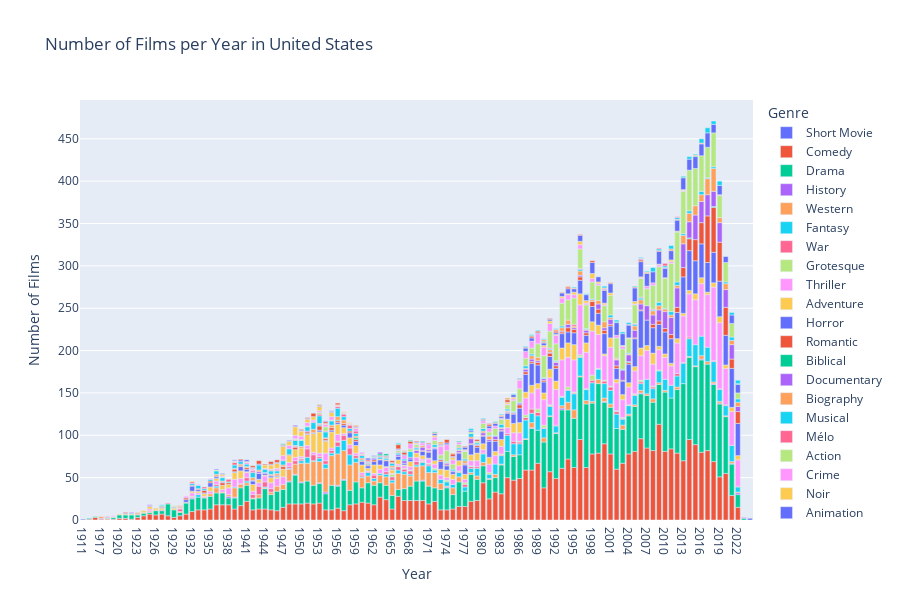

The notebook cell this image was saved under:
### Code cell
# Create the bar chart using Plotly Express
fig = px.bar(film_count_top_country, x='year', y='count', color='genre',labels={'count': 'Number of Films'},
        title=f'Number of Films per Year in {top_country}')
# Customize the layout
fig.update_layout(xaxis_title='Year', yaxis_title='Number of Films', xaxis=dict(type='category'),  # Use categorical x-axis for years
        showlegend=True, legend_title='Genre', height=600)
fig.show()

### Figure 1 — Plotly figure (JSON) as saved in the notebook; plotly's stock layout.template omitted (floating-point values rounded to 4 significant figures)
{"data": [{"alignmentgroup": "True", "hovertemplate": "genre=Short Movie<br>year=%{x}<br>Number of Films=%{y}<extra></extra>", "legendgroup": "Short Movie", "marker": {"color": "#636efa", "pattern": {"shape": ""}}, "name": "Short Movie", "offsetgroup": "Short Movie", "orientation": "v", "showlegend": true, "textposition": "auto", "type": "bar", "x": [1911], "xaxis": "x", "y": [1], "yaxis": "y"}, {"alignmentgroup": "True", "hovertemplate": "genre=Comedy<br>year=%{x}<br>Number of Films=%{y}<extra></extra>", "legendgroup": "Comedy", "marker": {"color": "#EF553B", "pattern": {"shape": ""}}, "name": "Comedy", "offsetgroup": "Comedy", "orientation": "v", "showlegend": true, "textposition": "auto", "type": "bar", "x": [1914, 1916, 1917, 1918, 1919, 1920, 1921, 1922, 1923, 1924, 1925, 1926, 1927, 1928, 1929, 1930, 1931, 1932, 1933, 1934, 1935, 1936, 1937, 1938, 1939, 1940, 1941, 1942, 1943, 1944, 1945, 1946, 1947, 1948, 1949, 1950, 1951, 1952, 1953, 1954, 1955, 1956, 1957, 1958, 1959, 1960, 1961, 1962, 1963, 1964, 1965, 1966, 1967, 1968, 1969, 1970, 1971, 1972, 1973, 1974, 1975, 1976, 1977, 1978, 1979, 1980, 1981, 1982, 1983, 1984, 1985, 1986, 1987, 1988, 1989, 1990, 1991, 1992, 1993, 1994, 1995, 1996, 1997, 1998, 1999, 2000, 2001, 2002, 2003, 2004, 2005, 2006, 2007, 2008, 2009, 2010, 2011, 2012, 2013, 2014, 2015, 2016, 2017, 2018, 2019, 2020, 2021, 2022], "xaxis": "x", "y": [1, 3, 1, 1, 1, 2, 2, 1, 3, 5, 7, 6, 7, 5, 3, 5, 7, 10, 12, 12, 13, 18, 18, 18, 13, 17, 22, 12, 13, 13, 12, 11, 15, 19, 19, 19, 20, 19, 20, 12, 12, 14, 11, 18, 19, 21, 20, 18, 27, 24, 13, 28, 23, 23, 23, 23, 19, 22, 12, 12, 13, 16, 16, 22, 23, 44, 25, 33, 31, 50, 47, 49, 59, 59, 67, 38, 57, 49, 61, 72, 62, 95, 62, 78, 79, 90, 78, 60, 67, 78, 81, 96, 85, 82, 113, 81, 84, 79, 70, 95, 89, 80, 82, 69, 51, 55, 29, 15], "yaxis": "y"}, {"alignmentgroup": "True", "hovertemplate": "genre=Drama<br>year=%{x}<br>Number of Films=%{y}<extra></extra>", "legendgroup": "Drama", "marker": {"color": "#00cc96", "pattern": {"shape": ""}}, "name": "Drama", "offsetgroup": "Drama", "orientation": "v", "showlegend": true, "textposition": "auto", "type": "bar", "x": [1914, 1915, 1916, 1919, 1920, 1921, 1922, 1923, 1924, 1925, 1926, 1927, 1928, 1929, 1930, 1931, 1932, 1933, 1934, 1935, 1936, 1937, 1938, 1939, 1940, 1941, 1942, 1943, 1944, 1945, 1946, 1947, 1948, 1949, 1950, 1951, 1952, 1953, 1954, 1955, 1956, 1957, 1958, 1959, 1960, 1961, 1962, 1963, 1964, 1965, 1966, 1967, 1968, 1969, 1970, 1971, 1972, 1973, 1974, 1975, 1976, 1977, 1978, 1979, 1980, 1981, 1982, 1983, 1984, 1985, 1986, 1987, 1988, 1989, 1990, 1991, 1992, 1993, 1994, 1995, 1996, 1997, 1998, 1999, 2000, 2001, 2002, 2003, 2004, 2005, 2006, 2007, 2008, 2009, 2010, 2011, 2012, 2013, 2014, 2015, 2016, 2017, 2018, 2019, 2020, 2021, 2022], "xaxis": "x", "y": [1, 2, 1, 2, 4, 4, 5, 3, 3, 2, 5, 4, 14, 9, 4, 13, 15, 15, 14, 15, 14, 14, 8, 13, 21, 19, 13, 13, 24, 18, 23, 21, 26, 34, 25, 26, 22, 23, 19, 29, 26, 36, 17, 26, 17, 24, 23, 17, 17, 16, 8, 14, 17, 23, 23, 21, 16, 24, 26, 17, 29, 18, 32, 25, 20, 23, 17, 34, 31, 28, 28, 36, 49, 39, 54, 65, 53, 69, 58, 58, 74, 75, 60, 82, 49, 55, 48, 40, 45, 53, 53, 62, 57, 47, 70, 60, 75, 91, 97, 92, 109, 102, 91, 86, 67, 37, 15], "yaxis": "y"}, {"alignmentgroup": "True", "hovertemplate": "genre=History<br>year=%{x}<br>Number of Films=%{y}<extra></extra>", "legendgroup": "History", "marker": {"color": "#ab63fa", "pattern": {"shape": ""}}, "name": "History", "offsetgroup": "History", "orientation": "v", "showlegend": true, "textposition": "auto", "type": "bar", "x": [1915, 1917, 1932, 1938, 1939, 1948, 1949, 1950, 1953, 1954, 1956, 1957, 1970, 1974, 1988, 1993, 2000, 2006, 2016, 2018, 2019, 2021, 2022], "xaxis": "x", "y": [1, 1, 1, 2, 1, 1, 1, 1, 1, 2, 1, 1, 1, 1, 1, 2, 1, 1, 1, 1, 1, 1, 2], "yaxis": "y"}, {"alignmentgroup": "True", "hovertemplate": "genre=Western<br>year=%{x}<br>Number of Films=%{y}<extra></extra>", "legendgroup": "Western", "marker": {"color": "#FFA15A", "pattern": {"shape": ""}}, "name": "Western", "offsetgroup": "Western", "orientation": "v", "showlegend": true, "textposition": "auto", "type": "bar", "x": [1917, 1918, 1923, 1924, 1925, 1926, 1930, 1931, 1935, 1936, 1937, 1938, 1939, 1940, 1941, 1942, 1943, 1944, 1945, 1946, 1947, 1948, 1949, 1950, 1951, 1952, 1953, 1954, 1955, 1956, 1957, 1958, 1959, 1960, 1961, 1962, 1963, 1964, 1965, 1966, 1967, 1968, 1969, 1970, 1971, 1972, 1973, 1974, 1975, 1976, 1978, 1979, 1980, 1981, 1982, 1983, 1985, 1987, 1988, 1990, 1991, 1992, 1993, 1994, 1995, 1996, 1997, 1998, 1999, 2000, 2001, 2003, 2004, 2005, 2006, 2007, 2008, 2009, 2010, 2012, 2014, 2015, 2016, 2017, 2018, 2019, 2020, 2021, 2022], "xaxis": "x", "y": [2, 1, 1, 1, 1, 1, 1, 1, 3, 6, 1, 2, 11, 4, 3, 1, 4, 1, 3, 6, 6, 14, 12, 22, 21, 28, 25, 28, 35, 37, 34, 30, 23, 12, 8, 5, 9, 10, 15, 19, 17, 12, 17, 17, 16, 18, 7, 1, 8, 6, 2, 4, 4, 1, 4, 1, 2, 1, 6, 5, 1, 1, 3, 9, 10, 1, 4, 2, 5, 4, 4, 5, 2, 2, 3, 2, 4, 2, 2, 3, 1, 1, 4, 3, 2, 2, 1, 2, 1], "yaxis": "y"}, {"alignmentgroup": "True", "hovertemplate": "genre=Fantasy<br>year=%{x}<br>Number of Films=%{y}<extra></extra>", "legendgroup": "Fantasy", "marker": {"color": "#19d3f3", "pattern": {"shape": ""}}, "name": "Fantasy", "offsetgroup": "Fantasy", "orientation": "v", "showlegend": true, "textposition": "auto", "type": "bar", "x": [1918, 1933, 1936, 1939, 1941, 1944, 1948, 1950, 1951, 1952, 1953, 1954, 1955, 1956, 1957, 1958, 1959, 1960, 1961, 1962, 1963, 1964, 1965, 1966, 1967, 1968, 1969, 1970, 1971, 1972, 1973, 1974, 1975, 1976, 1977, 1978, 1979, 1980, 1981, 1982, 1983, 1984, 1985, 1986, 1987, 1988, 1989, 1990, 1991, 1992, 1993, 1994, 1995, 1996, 1997, 1998, 1999, 2000, 2001, 2002, 2003, 2004, 2005, 2006, 2007, 2008, 2009, 2010, 2011, 2012, 2013, 2014, 2015, 2016, 2017, 2018, 2019, 2020, 2021, 2022], "xaxis": "x", "y": [1, 3, 2, 1, 2, 1, 1, 3, 7, 1, 4, 5, 3, 9, 12, 12, 5, 1, 4, 3, 2, 3, 3, 4, 3, 2, 2, 4, 8, 3, 5, 5, 4, 5, 5, 5, 9, 10, 5, 12, 10, 19, 13, 13, 22, 11, 17, 11, 11, 8, 10, 14, 19, 22, 13, 22, 12, 17, 16, 17, 7, 10, 11, 8, 17, 12, 14, 13, 15, 13, 24, 21, 25, 23, 17, 24, 14, 12, 19, 6], "yaxis": "y"}, {"alignmentgroup": "True", "hovertemplate": "genre=War<br>year=%{x}<br>Number of Films=%{y}<extra></extra>", "legendgroup": "War", "marker": {"color": "#FF6692", "pattern": {"shape": ""}}, "name": "War", "offsetgroup": "War", "orientation": "v", "showlegend": true, "textposition": "auto", "type": "bar", "x": [1918, 1925, 1927, 1930, 1932, 1934, 1936, 1940, 1941, 1942, 1943, 1944, 1945, 1948, 1949, 1950, 1951, 1952, 1953, 1954, 1955, 1956, 1957, 1958, 1959, 1960, 1961, 1962, 1964, 1965, 1966, 1967, 1968, 1969, 1970, 1971, 1976, 1977, 1978, 1979, 1980, 1983, 1984, 1985, 1986, 1987, 1988, 1989, 1990, 1991, 1992, 1994, 1995, 1996, 1998, 2000, 2001, 2002, 2003, 2005, 2006, 2008, 2012, 2013, 2014, 2018, 2019, 2020, 2022], "xaxis": "x", "y": [1, 1, 1, 3, 1, 1, 2, 1, 4, 4, 10, 6, 4, 2, 4, 2, 10, 7, 2, 4, 3, 5, 6, 8, 3, 2, 1, 4, 3, 4, 4, 3, 4, 4, 1, 2, 1, 3, 2, 2, 1, 1, 2, 3, 2, 3, 5, 4, 1, 1, 1, 1, 1, 1, 3, 3, 4, 3, 1, 1, 2, 2, 3, 1, 2, 1, 1, 1, 1], "yaxis": "y"}, {"alignmentgroup": "True", "hovertemplate": "genre=Grotesque<br>year=%{x}<br>Number of Films=%{y}<extra></extra>", "legendgroup": "Grotesque", "marker": {"color": "#B6E880", "pattern": {"shape": ""}}, "name": "Grotesque", "offsetgroup": "Grotesque", "orientation": "v", "showlegend": true, "textposition": "auto", "type": "bar", "x": [1919, 1932, 1950, 1956, 1965, 1966, 1967, 1968, 1970, 1971, 1972, 1974, 1976, 1977, 1978, 1981, 1983, 1986, 1987, 1989, 1990, 1991, 1993, 1994, 1995, 1996, 1997, 1998, 1999, 2000, 2001, 2002, 2003, 2004, 2005, 2006, 2008, 2009], "xaxis": "x", "y": [1, 1, 1, 1, 3, 1, 1, 1, 1, 1, 2, 2, 1, 2, 1, 2, 1, 1, 3, 4, 3, 1, 1, 3, 1, 2, 1, 6, 1, 1, 1, 1, 1, 1, 1, 2, 1, 1], "yaxis": "y"}, {"alignmentgroup": "True", "hovertemplate": "genre=Thriller<br>year=%{x}<br>Number of Films=%{y}<extra></extra>", "legendgroup": "Thriller", "marker": {"color": "#FF97FF", "pattern": {"shape": ""}}, "name": "Thriller", "offsetgroup": "Thriller", "orientation": "v", "showlegend": true, "textposition": "auto", "type": "bar", "x": [1919, 1925, 1930, 1932, 1933, 1934, 1935, 1936, 1937, 1938, 1939, 1940, 1941, 1942, 1943, 1944, 1945, 1946, 1947, 1948, 1949, 1950, 1951, 1952, 1953, 1954, 1955, 1956, 1957, 1958, 1959, 1960, 1961, 1962, 1963, 1964, 1965, 1966, 1967, 1968, 1969, 1970, 1971, 1972, 1973, 1974, 1975, 1976, 1977, 1978, 1979, 1980, 1981, 1982, 1983, 1984, 1985, 1986, 1987, 1988, 1989, 1990, 1991, 1992, 1993, 1994, 1995, 1996, 1997, 1998, 1999, 2000, 2001, 2002, 2003, 2004, 2005, 2006, 2007, 2008, 2009, 2010, 2011, 2012, 2013, 2014, 2015, 2016, 2017, 2018, 2019, 2020, 2021, 2022], "xaxis": "x", "y": [1, 2, 1, 4, 2, 1, 3, 4, 3, 8, 9, 6, 6, 4, 4, 7, 7, 9, 9, 5, 4, 2, 4, 3, 4, 9, 3, 8, 2, 4, 3, 3, 1, 2, 5, 5, 1, 2, 3, 4, 5, 2, 5, 5, 5, 3, 6, 6, 4, 6, 7, 4, 10, 10, 9, 7, 10, 10, 20, 19, 24, 30, 32, 42, 43, 35, 38, 59, 43, 52, 40, 29, 46, 33, 21, 21, 27, 29, 34, 26, 24, 26, 23, 36, 55, 51, 53, 62, 62, 87, 78, 43, 40, 31], "yaxis": "y"}, {"alignmentgroup": "True", "hovertemplate": "genre=Adventure<br>year=%{x}<br>Number of Films=%{y}<extra></extra>", "legendgroup": "Adventure", "marker": {"color": "#FECB52", "pattern": {"shape": ""}}, "name": "Adventure", "offsetgroup": "Adventure", "orientation": "v", "showlegend": true, "textposition": "auto", "type": "bar", "x": [1920, 1921, 1922, 1924, 1925, 1926, 1927, 1929, 1930, 1932, 1933, 1934, 1935, 1936, 1937, 1938, 1939, 1940, 1941, 1942, 1943, 1944, 1945, 1946, 1947, 1948, 1949, 1950, 1951, 1952, 1953, 1954, 1955, 1956, 1957, 1958, 1959, 1960, 1961, 1962, 1963, 1964, 1965, 1966, 1967, 1968, 1969, 1970, 1971, 1972, 1973, 1974, 1975, 1976, 1977, 1978, 1979, 1980, 1981, 1982, 1983, 1984, 1985, 1986, 1987, 1988, 1989, 1990, 1991, 1992, 1993, 1994, 1995, 1996, 1997, 1998, 1999, 2000, 2001, 2002, 2003, 2004, 2005, 2006, 2007, 2008, 2009, 2010, 2011, 2012, 2013, 2014, 2015, 2016, 2017, 2018, 2019, 2020, 2021, 2022], "xaxis": "x", "y": [1, 1, 1, 2, 3, 2, 2, 2, 1, 2, 2, 3, 5, 3, 5, 4, 8, 9, 1, 8, 4, 1, 6, 2, 9, 8, 9, 10, 13, 22, 25, 14, 19, 12, 7, 8, 9, 9, 3, 10, 5, 1, 4, 5, 1, 6, 5, 4, 1, 4, 7, 9, 6, 6, 6, 7, 9, 7, 8, 5, 8, 10, 11, 12, 7, 9, 6, 8, 10, 10, 14, 17, 18, 13, 11, 11, 11, 2, 11, 4, 6, 5, 5, 9, 6, 13, 4, 4, 3, 5, 3, 4, 7, 7, 3, 5, 7, 4, 5, 5], "yaxis": "y"}, {"alignmentgroup": "True", "hovertemplate": "genre=Horror<br>year=%{x}<br>Number of Films=%{y}<extra></extra>", "legendgroup": "Horror", "marker": {"color": "#636efa", "pattern": {"shape": ""}}, "name": "Horror", "offsetgroup": "Horror", "orientation": "v", "showlegend": true, "textposition": "auto", "type": "bar", "x": [1921, 1925, 1927, 1931, 1932, 1933, 1934, 1935, 1936, 1939, 1940, 1941, 1942, 1943, 1944, 1945, 1946, 1951, 1952, 1953, 1954, 1955, 1956, 1957, 1958, 1959, 1960, 1961, 1962, 1963, 1964, 1965, 1966, 1967, 1968, 1970, 1971, 1972, 1973, 1974, 1975, 1976, 1977, 1978, 1979, 1980, 1981, 1982, 1983, 1984, 1985, 1986, 1987, 1988, 1989, 1990, 1991, 1992, 1993, 1994, 1995, 1996, 1997, 1998, 1999, 2000, 2001, 2002, 2003, 2004, 2005, 2006, 2007, 2008, 2009, 2010, 2011, 2012, 2013, 2014, 2015, 2016, 2017, 2018, 2019, 2020, 2021, 2022, 2023], "xaxis": "x", "y": [1, 1, 1, 3, 6, 2, 1, 5, 2, 1, 5, 3, 4, 7, 2, 2, 1, 1, 1, 2, 1, 2, 2, 3, 6, 5, 4, 3, 4, 6, 7, 1, 4, 2, 3, 5, 7, 14, 9, 5, 3, 9, 11, 12, 7, 9, 19, 12, 10, 7, 11, 17, 21, 26, 22, 13, 15, 15, 17, 13, 14, 16, 9, 18, 14, 24, 14, 13, 16, 22, 33, 44, 30, 30, 26, 26, 29, 31, 43, 47, 39, 40, 35, 36, 42, 35, 46, 38, 2], "yaxis": "y"}, {"alignmentgroup": "True", "hovertemplate": "genre=Romantic<br>year=%{x}<br>Number of Films=%{y}<extra></extra>", "legendgroup": "Romantic", "marker": {"color": "#EF553B", "pattern": {"shape": ""}}, "name": "Romantic", "offsetgroup": "Romantic", "orientation": "v", "showlegend": true, "textposition": "auto", "type": "bar", "x": [1921, 1923, 1927, 1930, 1931, 1932, 1933, 1934, 1935, 1936, 1937, 1938, 1939, 1940, 1941, 1945, 1946, 1947, 1948, 1949, 1951, 1953, 1954, 1955, 1956, 1957, 1958, 1959, 1960, 1961, 1962, 1965, 1970, 1971, 1973, 1974, 1976, 1977, 1978, 1979, 1980, 1982, 1983, 1984, 1985, 1986, 1987, 1988, 1989, 1990, 1991, 1992, 1993, 1994, 1995, 1996, 1997, 1998, 1999, 2000, 2001, 2002, 2003, 2004, 2005, 2006, 2008, 2009, 2010, 2011, 2012, 2013, 2014, 2015, 2016, 2017, 2018, 2019, 2020, 2021, 2022], "xaxis": "x", "y": [1, 1, 1, 1, 2, 1, 1, 3, 2, 1, 3, 2, 3, 1, 2, 1, 1, 3, 1, 3, 2, 5, 2, 3, 2, 2, 2, 2, 1, 1, 2, 1, 1, 1, 2, 1, 1, 1, 1, 2, 1, 2, 1, 1, 1, 4, 3, 2, 3, 2, 4, 3, 2, 5, 4, 4, 3, 6, 5, 4, 2, 3, 1, 2, 1, 1, 4, 4, 4, 5, 6, 11, 14, 25, 25, 55, 53, 46, 33, 11, 14], "yaxis": "y"}, {"alignmentgroup": "True", "hovertemplate": "genre=Biblical<br>year=%{x}<br>Number of Films=%{y}<extra></extra>", "legendgroup": "Biblical", "marker": {"color": "#00cc96", "pattern": {"shape": ""}}, "name": "Biblical", "offsetgroup": "Biblical", "orientation": "v", "showlegend": true, "textposition": "auto", "type": "bar", "x": [1922, 1927, 1953, 1956, 1959, 1960, 1961, 1965, 2004, 2014, 2018], "xaxis": "x", "y": [1, 1, 1, 1, 2, 1, 1, 1, 1, 1, 1], "yaxis": "y"}, {"alignmentgroup": "True", "hovertemplate": "genre=Documentary<br>year=%{x}<br>Number of Films=%{y}<extra></extra>", "legendgroup": "Documentary", "marker": {"color": "#ab63fa", "pattern": {"shape": ""}}, "name": "Documentary", "offsetgroup": "Documentary", "orientation": "v", "showlegend": true, "textposition": "auto", "type": "bar", "x": [1922, 1925, 1937, 1942, 1943, 1944, 1949, 1951, 1953, 1961, 1962, 1966, 1967, 1968, 1969, 1970, 1971, 1972, 1974, 1975, 1976, 1977, 1978, 1979, 1980, 1981, 1982, 1983, 1984, 1985, 1986, 1987, 1988, 1989, 1990, 1991, 1992, 1993, 1994, 1995, 1996, 1997, 1999, 2000, 2001, 2002, 2003, 2004, 2005, 2006, 2007, 2008, 2009, 2010, 2011, 2012, 2013, 2014, 2015, 2016, 2017, 2018, 2019, 2020, 2021, 2022], "xaxis": "x", "y": [1, 1, 1, 1, 2, 1, 1, 1, 1, 1, 2, 2, 3, 2, 3, 4, 2, 1, 2, 1, 2, 1, 6, 1, 3, 2, 4, 2, 1, 1, 2, 3, 3, 2, 2, 1, 4, 1, 4, 2, 2, 3, 6, 3, 6, 7, 12, 8, 9, 7, 17, 11, 13, 20, 20, 23, 28, 19, 29, 25, 25, 18, 23, 21, 17, 6], "yaxis": "y"}, {"alignmentgroup": "True", "hovertemplate": "genre=Biography<br>year=%{x}<br>Number of Films=%{y}<extra></extra>", "legendgroup": "Biography", "marker": {"color": "#FFA15A", "pattern": {"shape": ""}}, "name": "Biography", "offsetgroup": "Biography", "orientation": "v", "showlegend": true, "textposition": "auto", "type": "bar", "x": [1923, 1930, 1936, 1937, 1939, 1940, 1941, 1942, 1943, 1945, 1946, 1947, 1949, 1950, 1952, 1953, 1954, 1955, 1956, 1957, 1959, 1960, 1961, 1963, 1964, 1965, 1969, 1970, 1971, 1972, 1974, 1976, 1977, 1978, 1980, 1981, 1983, 1984, 1987, 1988, 1989, 1991, 1992, 1993, 1994, 1995, 1996, 1997, 1998, 1999, 2000, 2001, 2002, 2004, 2005, 2006, 2008, 2009, 2010, 2011, 2012, 2013, 2014, 2015, 2016, 2017, 2018, 2019, 2020, 2021, 2022], "xaxis": "x", "y": [1, 1, 2, 1, 1, 2, 1, 3, 2, 1, 2, 2, 1, 2, 4, 1, 1, 3, 4, 4, 2, 2, 1, 1, 1, 2, 1, 2, 1, 1, 1, 1, 3, 2, 2, 4, 1, 1, 1, 4, 4, 3, 1, 4, 5, 2, 5, 1, 2, 4, 7, 2, 1, 1, 5, 5, 5, 5, 3, 3, 3, 10, 10, 11, 8, 19, 27, 6, 7, 5, 5], "yaxis": "y"}, {"alignmentgroup": "True", "hovertemplate": "genre=Musical<br>year=%{x}<br>Number of Films=%{y}<extra></extra>", "legendgroup": "Musical", "marker": {"color": "#19d3f3", "pattern": {"shape": ""}}, "name": "Musical", "offsetgroup": "Musical", "orientation": "v", "showlegend": true, "textposition": "auto", "type": "bar", "x": [1927, 1929, 1932, 1933, 1934, 1935, 1936, 1937, 1938, 1939, 1940, 1941, 1942, 1943, 1944, 1945, 1946, 1947, 1948, 1949, 1950, 1951, 1952, 1953, 1954, 1955, 1956, 1957, 1958, 1959, 1960, 1961, 1962, 1963, 1964, 1965, 1966, 1967, 1968, 1969, 1972, 1973, 1974, 1975, 1976, 1977, 1978, 1979, 1980, 1981, 1982, 1983, 1984, 1985, 1986, 1987, 1988, 1990, 1991, 1992, 1993, 1996, 1997, 1998, 2001, 2003, 2004, 2005, 2006, 2008, 2009, 2010, 2011, 2012, 2013, 2014, 2016, 2017, 2018, 2020, 2021, 2022], "xaxis": "x", "y": [1, 1, 2, 4, 2, 2, 4, 4, 1, 4, 3, 3, 6, 6, 4, 4, 3, 5, 7, 6, 7, 5, 8, 9, 7, 5, 10, 4, 3, 3, 3, 1, 1, 2, 2, 3, 2, 2, 7, 2, 3, 1, 1, 2, 2, 2, 4, 2, 3, 1, 1, 4, 2, 1, 1, 3, 2, 1, 1, 1, 2, 2, 1, 1, 3, 1, 1, 2, 2, 1, 4, 1, 4, 4, 2, 3, 4, 1, 2, 2, 4, 4], "yaxis": "y"}, {"alignmentgroup": "True", "hovertemplate": "genre=Mélo<br>year=%{x}<br>Number of Films=%{y}<extra></extra>", "legendgroup": "Mélo", "marker": {"color": "#FF6692", "pattern": {"shape": ""}}, "name": "Mélo", "offsetgroup": "Mélo", "orientation": "v", "showlegend": true, "textposition": "auto", "type": "bar", "x": [1928, 1929, 1932, 1934, 1938, 1939, 1942, 1945, 1946, 1947, 1949, 1952, 1953, 1954, 1956, 1957, 1958, 1959, 1960, 1961, 1965, 1966, 1969, 1976, 1991, 1995, 1996, 2002, 2005, 2006, 2008], "xaxis": "x", "y": [1, 1, 2, 2, 3, 3, 2, 1, 1, 1, 1, 1, 2, 1, 2, 3, 4, 3, 1, 2, 1, 1, 1, 1, 1, 2, 1, 1, 1, 1, 1], "yaxis": "y"}, {"alignmentgroup": "True", "hovertemplate": "genre=Action<br>year=%{x}<br>Number of Films=%{y}<extra></extra>", "legendgroup": "Action", "marker": {"color": "#B6E880", "pattern": {"shape": ""}}, "name": "Action", "offsetgroup": "Action", "orientation": "v", "showlegend": true, "textposition": "auto", "type": "bar", "x": [1929, 1936, 1937, 1939, 1949, 1950, 1951, 1953, 1954, 1955, 1957, 1958, 1960, 1962, 1966, 1968, 1969, 1972, 1973, 1974, 1975, 1976, 1977, 1978, 1979, 1980, 1981, 1982, 1983, 1984, 1985, 1986, 1987, 1988, 1989, 1990, 1991, 1992, 1993, 1994, 1995, 1996, 1997, 1998, 1999, 2000, 2001, 2002, 2003, 2004, 2005, 2006, 2007, 2008, 2009, 2010, 2011, 2012, 2013, 2014, 2015, 2016, 2017, 2018, 2019, 2020, 2021, 2022], "xaxis": "x", "y": [1, 1, 1, 1, 1, 1, 1, 2, 5, 1, 1, 1, 1, 1, 2, 3, 3, 5, 5, 13, 6, 3, 9, 2, 2, 6, 4, 8, 6, 5, 13, 16, 9, 7, 16, 26, 20, 20, 27, 24, 31, 23, 28, 20, 18, 19, 23, 24, 24, 17, 22, 22, 20, 28, 42, 35, 57, 59, 50, 48, 44, 42, 36, 40, 26, 23, 16, 7], "yaxis": "y"}, {"alignmentgroup": "True", "hovertemplate": "genre=Crime<br>year=%{x}<br>Number of Films=%{y}<extra></extra>", "legendgroup": "Crime", "marker": {"color": "#FF97FF", "pattern": {"shape": ""}}, "name": "Crime", "offsetgroup": "Crime", "orientation": "v", "showlegend": true, "textposition": "auto", "type": "bar", "x": [1931, 1933, 1935, 1937, 1939, 1941, 1942, 1944, 1945, 1946, 1947, 1948, 1949, 1950, 1951, 1952, 1953, 1954, 1955, 1956, 1957, 1958, 1959, 1960, 1966, 1967, 1968, 1969, 1970, 1971, 1972, 1973, 1974, 1975, 1976, 1977, 1980, 1981, 1982, 1983, 1984, 1985, 1986, 1987, 1988, 1989, 1990, 1991, 1992, 1993, 1994, 1995, 1996, 1997, 1998, 1999, 2000, 2002, 2003, 2005, 2006, 2007, 2008, 2009, 2011, 2013, 2019], "xaxis": "x", "y": [2, 1, 1, 1, 1, 2, 2, 1, 1, 2, 5, 4, 4, 4, 4, 2, 2, 3, 4, 1, 1, 1, 3, 2, 1, 4, 6, 1, 3, 5, 4, 10, 7, 5, 3, 1, 3, 4, 3, 1, 1, 2, 10, 8, 8, 12, 10, 9, 10, 6, 6, 4, 5, 2, 4, 2, 1, 3, 3, 1, 1, 3, 3, 2, 2, 1, 1], "yaxis": "y"}, {"alignmentgroup": "True", "hovertemplate": "genre=Noir<br>year=%{x}<br>Number of Films=%{y}<extra></extra>", "legendgroup": "Noir", "marker": {"color": "#FECB52", "pattern": {"shape": ""}}, "name": "Noir", "offsetgroup": "Noir", "orientation": "v", "showlegend": true, "textposition": "auto", "type": "bar", "x": [1932, 1937, 1941, 1942, 1944, 1945, 1946, 1947, 1948, 1949, 1950, 1951, 1952, 1953, 1954, 1955, 1956, 1957, 1958, 1959, 1964, 1969, 1972, 1973, 1975, 1977, 1984, 1985, 1986, 1990, 1991, 1992, 1993, 1994, 1995, 1996, 1997, 1998, 1999, 2000, 2001, 2003, 2004, 2005, 2006, 2009, 2010, 2011, 2012, 2013], "xaxis": "x", "y": [1, 2, 1, 1, 4, 5, 6, 11, 5, 10, 6, 4, 4, 5, 1, 5, 1, 1, 1, 1, 1, 1, 2, 1, 3, 1, 2, 2, 1, 2, 3, 1, 2, 1, 3, 4, 3, 6, 2, 2, 3, 1, 1, 3, 1, 1, 1, 2, 1, 1], "yaxis": "y"}, {"alignmentgroup": "True", "hovertemplate": "genre=Animation<br>year=%{x}<br>Number of Films=%{y}<extra></extra>", "legendgroup": "Animation", "marker": {"color": "#636efa", "pattern": {"shape": ""}}, "name": "Animation", "offsetgroup": "Animation", "orientation": "v", "showlegend": true, "textposition": "auto", "type": "bar", "x": [1936, 1937, 1939, 1940, 1941, 1942, 1943, 1945, 1946, 1947, 1948, 1949, 1950, 1951, 1953, 1955, 1959, 1961, 1962, 1963, 1964, 1966, 1967, 1969, 1970, 1971, 1972, 1973, 1974, 1975, 1977, 1978, 1980, 1981, 1982, 1983, 1985, 1986, 1987, 1988, 1989, 1990, 1991, 1992, 1993, 1994, 1995, 1996, 1997, 1998, 1999, 2000, 2001, 2002, 2003, 2004, 2005, 2006, 2007, 2008, 2009, 2010, 2011, 2012, 2013, 2014, 2015, 2016, 2017, 2018, 2019, 2020, 2021, 2022], "xaxis": "x", "y": [1, 1, 1, 2, 2, 1, 1, 1, 1, 1, 1, 1, 1, 1, 1, 1, 1, 2, 1, 1, 1, 1, 1, 1, 1, 1, 2, 1, 2, 1, 3, 2, 1, 3, 3, 2, 3, 1, 4, 4, 1, 3, 2, 2, 4, 6, 4, 7, 7, 13, 6, 15, 11, 15, 14, 15, 16, 18, 15, 13, 15, 11, 11, 13, 14, 13, 14, 14, 17, 10, 11, 7, 10, 10], "yaxis": "y"}, {"alignmentgroup": "True", "hovertemplate": "genre=Spy<br>year=%{x}<br>Number of Films=%{y}<extra></extra>", "legendgroup": "Spy", "marker": {"color": "#EF553B", "pattern": {"shape": ""}}, "name": "Spy", "offsetgroup": "Spy", "orientation": "v", "showlegend": true, "textposition": "auto", "type": "bar", "x": [1940, 1942, 1943, 1944, 1945, 1946, 1947, 1950, 1951, 1952, 1953, 1954, 1956, 1959, 1963, 1964, 1965, 1966, 1967, 1968, 1969, 1971, 1972, 1973, 1974, 1975, 1977, 1979, 1980, 1981, 1982, 1983, 1984, 1987, 1988, 1989, 1990, 1991, 1992, 1994, 1996, 1998, 2000, 2001, 2005, 2006, 2007, 2009], "xaxis": "x", "y": [1, 2, 4, 1, 3, 3, 1, 1, 1, 4, 1, 2, 2, 1, 1, 1, 2, 5, 3, 3, 1, 1, 1, 1, 4, 3, 1, 2, 1, 2, 1, 1, 3, 1, 2, 2, 1, 1, 2, 2, 1, 2, 1, 1, 1, 2, 1, 1], "yaxis": "y"}, {"alignmentgroup": "True", "hovertemplate": "genre=Sperimental<br>year=%{x}<br>Number of Films=%{y}<extra></extra>", "legendgroup": "Sperimental", "marker": {"color": "#00cc96", "pattern": {"shape": ""}}, "name": "Sperimental", "offsetgroup": "Sperimental", "orientation": "v", "showlegend": true, "textposition": "auto", "type": "bar", "x": [1947, 1963, 1964, 1966, 1967, 1968, 1970, 1972, 1976, 1982, 1988, 1990, 2002, 2013, 2015, 2022], "xaxis": "x", "y": [1, 2, 2, 1, 1, 1, 1, 1, 1, 1, 1, 1, 1, 1, 1, 1], "yaxis": "y"}, {"alignmentgroup": "True", "hovertemplate": "genre=Mythology<br>year=%{x}<br>Number of Films=%{y}<extra></extra>", "legendgroup": "Mythology", "marker": {"color": "#ab63fa", "pattern": {"shape": ""}}, "name": "Mythology", "offsetgroup": "Mythology", "orientation": "v", "showlegend": true, "textposition": "auto", "type": "bar", "x": [1949, 1954, 1955, 1963, 2000, 2004, 2006, 2010], "xaxis": "x", "y": [1, 1, 1, 2, 1, 1, 1, 1], "yaxis": "y"}, {"alignmentgroup": "True", "hovertemplate": "genre=Gangster<br>year=%{x}<br>Number of Films=%{y}<extra></extra>", "legendgroup": "Gangster", "marker": {"color": "#FFA15A", "pattern": {"shape": ""}}, "name": "Gangster", "offsetgroup": "Gangster", "orientation": "v", "showlegend": true, "textposition": "auto", "type": "bar", "x": [1959, 1967, 1973, 1975, 1983, 1984, 1990, 1992, 1993, 1994, 1995, 2000, 2006, 2007, 2011, 2012, 2015, 2016], "xaxis": "x", "y": [1, 1, 2, 1, 1, 2, 2, 2, 1, 1, 1, 1, 1, 1, 2, 1, 1, 1], "yaxis": "y"}, {"alignmentgroup": "True", "hovertemplate": "genre=Super-hero<br>year=%{x}<br>Number of Films=%{y}<extra></extra>", "legendgroup": "Super-hero", "marker": {"color": "#19d3f3", "pattern": {"shape": ""}}, "name": "Super-hero", "offsetgroup": "Super-hero", "orientation": "v", "showlegend": true, "textposition": "auto", "type": "bar", "x": [1966, 1978, 1980, 1983, 1985, 1987, 1988, 1989, 1990, 1992, 1995, 1997, 2000, 2002, 2003, 2004, 2005, 2006, 2007, 2008, 2009, 2010, 2011, 2012, 2013, 2014, 2015, 2016, 2017, 2018, 2019, 2021, 2022], "xaxis": "x", "y": [1, 2, 1, 1, 1, 1, 1, 1, 1, 1, 1, 1, 2, 2, 2, 2, 1, 1, 1, 5, 2, 2, 4, 2, 1, 3, 1, 5, 6, 4, 5, 3, 4], "yaxis": "y"}, {"alignmentgroup": "True", "hovertemplate": "genre=Sport<br>year=%{x}<br>Number of Films=%{y}<extra></extra>", "legendgroup": "Sport", "marker": {"color": "#FF6692", "pattern": {"shape": ""}}, "name": "Sport", "offsetgroup": "Sport", "orientation": "v", "showlegend": true, "textposition": "auto", "type": "bar", "x": [1981, 2009, 2010, 2012], "xaxis": "x", "y": [1, 1, 3, 1], "yaxis": "y"}], "layout": {"barmode": "relative", "height": 600, "legend": {"title": {"text": "Genre"}, "tracegroupgap": 0}, "showlegend": true, "title": {"text": "Number of Films per Year in United States"}, "xaxis": {"anchor": "y", "domain": [0, 1], "title": {"text": "Year"}, "type": "category"}, "yaxis": {"anchor": "x", "domain": [0, 1], "title": {"text": "Number of Films"}}}}
